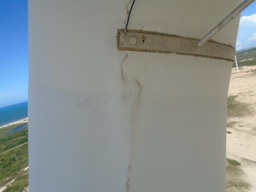
#> input picture imagens/Trinca_06.jpg, 256 x 192 px, shrunk from 640 x 480 before the run
$ python crop.py
#> lines starting #> are read from the running program, lines starting #| are printed output that depends on the picture
### src/utilidades.py
import cv2 as cv
import numpy as np
from PIL import Image
# [26 lines left out: function pontos, not called in this run]

def corta(im, left, top, right, bottom):

    im1 = im.crop((left, top, right, bottom))
    return im1

# [14 lines left out: function ndarray_pil, not called in this run]

### src/sift.py
import cv2 as cv

def sift_detectores_e_descritores(imagem, n=None):

    """ Recebe uma imagem (numpy) e um valor n que representa a quantidade dos n melhores pontos, e retorna uma tupla com os ns detectores e descritores """

    # Converte para cinza
    gray = cv.cvtColor(imagem, cv.COLOR_BGR2GRAY)

    # Cria o objeto sift
    sift = cv.SIFT_create()

    # Encontra keypoints
    kp = sift.detect(gray, None)

    # N principais características
    n_kp = sorted(kp, key=lambda x: -x.response)[:n]

    kp, des = sift.compute(gray, n_kp)

    return kp, des

# [16 lines left out: function imprime_detectores, not called in this run]


def correspondencias(img1, img2, qtd_match=None, k_best=2, kp1=None, kp2=None, des1=None, des2=None):
    """ Recebe duas imagens (numpy), a (qtd_match) quantitade
        de correspondências que serão desenhadas na imagem, as k melhores correspondências
        que serão calculadas, opcionalmente os kp1, kp2, des1, des2 e retorna uma tupla (kp1, kp2, correspondencias[]) """

    if des1 is None or des2 is None or kp1 is None or kp2 is None:
        kp1, des1 = sift_detectores_e_descritores(img1)
        kp2, des2 = sift_detectores_e_descritores(img2)


    bf = cv.BFMatcher()
    correspondencias = bf.knnMatch(des1, des2, k=k_best)

    ## Correspondência retorna as duas melhores correspondencias (k=2)
    ## Abaixo ele considera os melhores pontos, aqueles que são menores que 70% da segunda melhores correspondências.
    ## Por isso o primeiro ponto é igual, ou seja, para cada ponto ele retorna as duas melhores correspondências.

    # Apply ratio test
    good = []
    for m, n in correspondencias:
        if m.distance < 0.75 * n.distance:
            good.append([m])

    if qtd_match is not None:
        image_out = cv.drawMatchesKnn(img1, kp1, img2, kp2, good[:qtd_match], None,
                                      flags=cv.DrawMatchesFlags_NOT_DRAW_SINGLE_POINTS)
        return image_out, good[:qtd_match], kp1, kp2
    else:
        image_out = cv.drawMatchesKnn(img1, kp1, img2, kp2, good, None,
                                      flags=cv.DrawMatchesFlags_NOT_DRAW_SINGLE_POINTS)
    #return kp1, kp2, good
    #print(correspondencias)
    return image_out, good, kp1, kp2

### src/crop.py
# Importing Image class from PIL module
from PIL import Image
from matplotlib import pyplot as plt
from src import utilidades as ut
import cv2 as cv
import numpy as np
from src import sift
import src.plots as pl


# Opens a image in RGB mode
#imagem_original_pil = Image.open(r"../imagens/1.jpg")
#imagem_original_pil = Image.open(r"../imagens/descarga_05.jpg")
imagem_original_pil = Image.open(r"../imagens/Trinca_06.jpg")
#> imagem_original_pil is the input picture: PIL image 256x192 RGB; mean R, G, B 137.5, 143.4, 142.3

#imagem_original_numpy = cv.imread("../imagens/1.jpg")
#img = cv.imread("../imagens/1.jpg")

width, height = imagem_original_pil.size
#> width = 256; height = 192
patch_width = 85
patch_height = 85
aument = 20
count = 0
rep = []
goods = []
distance = []
for left in range(0, width, aument):
    right = left + patch_width
    if right > width:
        break
    for top in range(0, height, aument):
        bottom = top + patch_height
        if bottom > height:
            break
        patch = ut.corta(imagem_original_pil, left, top, right, bottom)

        ## Convertendo imagens
        patch_numpy = np.array(patch)
        imagem_original_numpy = np.array(imagem_original_pil)

        ## Calculando descritores
        kp1, des1 = sift.sift_detectores_e_descritores(patch_numpy)
        kp2, des2 = sift.sift_detectores_e_descritores(imagem_original_numpy)

        ## Calculando Correspondências
        imagem_out, good, kp1, kp2 = sift.correspondencias(patch_numpy, imagem_original_numpy, kp1=kp1, kp2=kp2,
                                                                             des1=des1, des2=des2)
        print('##################################################################')
        print(f'#### Patch {count} ---> {len(kp1)}:{len(kp2)} -- {len(good)} ####')
        goods.append(len(good))
        # with open("hello.txt", "a") as my_file:
        #     my_file.write('###################################################################\n')
        #     my_file.write(f'#### Patch {count} ---> {len(kp1)}:{len(kp2)} -- {len(good)} ####\n')

        ## Calculo da distancia mínima, máxima e média
        if len(good) != 0:
            good_np = np.array(good)
            good_np = good_np.reshape(good_np.shape[0], )
            arr_distance = np.array([])
            repetitibilidade = good_np.shape[0] / (min(len(kp1), len(kp2)))
            rep.append(repetitibilidade)
            # app_arr = np.append(arr, [13,15,17])
            count_0 = 0
            for g in good_np:
                arr_distance = np.append(arr_distance, g.distance)
                if g.distance == 0:
                    count_0 += 1

            distance.append(np.average(arr_distance))
            #distance.append(arr_distance)
            print('Repetibilidade (matching/min[qtd_kp1, qtd_kp2]): ', repetitibilidade)
            print('Min: ', np.min(arr_distance))
            print('Máx: ', np.max(arr_distance))
            print('Méd: ', np.average(arr_distance))
            print('Quantidade de correspondências com Distancia Zero: ', count_0)

            # [7 lines of commented-out code are left out]
        count+=1
#> this loop made 10 passes
#> right on passes 2, 4, 5, 6, 7, 8, 9: 105, 145, 165, 185, 205, 225, 245
#> pass 1, in corta, `im1 = im.crop((left, top, right, bottom))`:
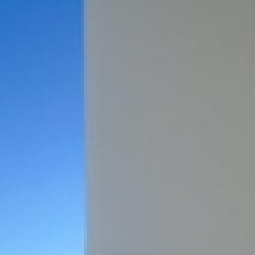
#> im1: PIL image 85x85 RGB (shown 3 times larger); mean R, G, B 123.6, 148.5, 176.2
#> pass 1, in sift_detectores_e_descritores, `gray = cv.cvtColor(imagem, cv.COLOR_BGR2GRAY)`:
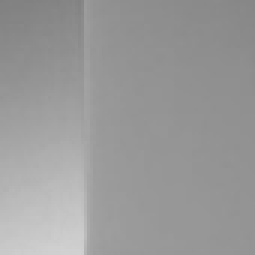
#> gray: shape (85, 85) (shown 3 times larger); min 128, max 209, mean 153.9
#> pass 1, in sift_detectores_e_descritores (call 2), `gray = cv.cvtColor(imagem, cv.COLOR_BGR2GRAY)`:
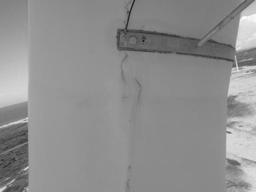
#> gray: shape (192, 256); min 27, max 253, mean 142.4
#> pass 1, in correspondencias, `image_out = cv.drawMatchesKnn(img1, kp1, img2, kp2, good, None, flags=..`:
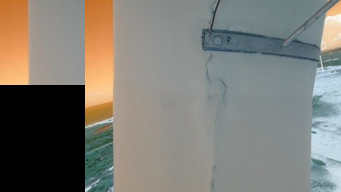
#> image_out: shape (192, 341, 3); mean of channels 0, 1, 2 116.8, 124.1, 126.3; drawn as B, G, R
#> after the loop:
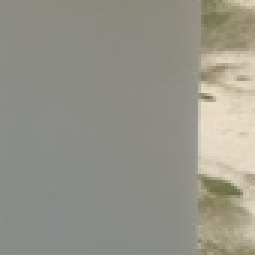
#> patch_numpy: shape (85, 85, 3) (shown 3 times larger); mean R, G, B 149.7, 147.9, 137.5
#> after the loop, count = 54; distance = 31 values, max 198 at index 9, min 2.56 at index 21, mean 50.59; goods = 54 values, max 26 at index 49, min 0 at index 0, mean 7.56; rep = 31 values, max 1 at index 1, min 0.333 at index 0, mean 0.922


with open("exp3.py", "a") as my_file:
    my_file.write(f'repa = {rep}\n')
    my_file.write(f'goodsa = {goods}\n')
    my_file.write(f'distance = {distance}')

with open("exp3.txt", "a") as my_file:
    my_file.write(f'Quantidade de Patchs = {count}\n')
    my_file.write(f'Tamanho Imagem Original = {imagem_original_numpy.shape}\n')
    my_file.write(f'Tamanho de cada Patch = {patch_numpy.shape}')

# [14 lines of commented-out code are left out]
